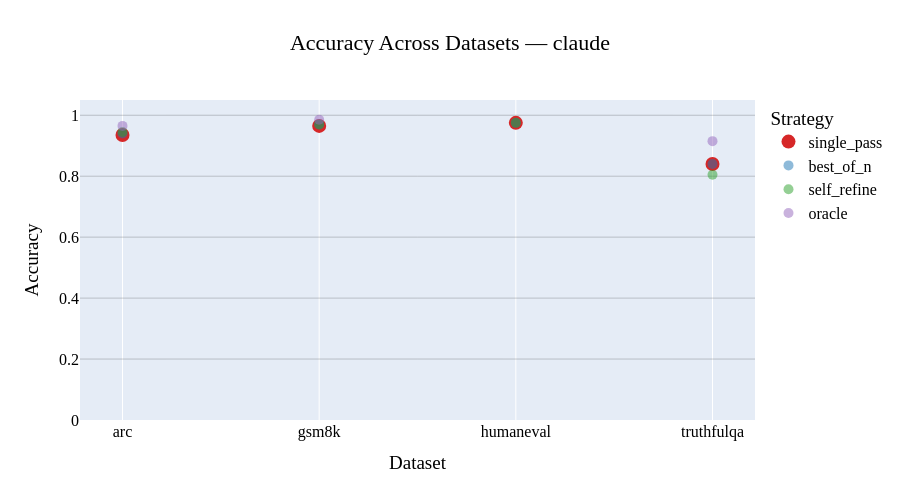

The cell this chart's notebook holds for it:
### Code cell
def plot_model_accuracy_scatter(df: pd.DataFrame, model_name: str):
    """
    Single scatter plot for one model.

    x-axis: dataset/task
    y-axis: accuracy
    color: strategy
    """

    model_df = df[df["model"] == model_name].copy()

    tasks = ["arc", "gsm8k", "humaneval", "truthfulqa"]
    strategies = ["single_pass", "best_of_n", "self_refine", "oracle"]

    colors = {
        "single_pass": "#d62728",
        "best_of_n": "#1f77b4",
        "self_refine": "#2ca02c",
        "oracle": "#9467bd"
    }

    fig = go.Figure()

    for strategy in strategies:

        strat_df = model_df[model_df["strategy"] == strategy]

        fig.add_trace(
            go.Scatter(
                x=strat_df["task"],
                y=strat_df["accuracy_mean"],
                mode="markers",
                name=strategy,
                opacity = 1.0 if strategy == "single_pass" else 0.5,
                marker=dict(
                    size = 14 if strategy == "single_pass" else 10,
                    color=colors[strategy]
                ),

            )
        )

    fig.update_layout(
        title=f"Accuracy Across Datasets — {model_name}",
        xaxis_title="Dataset",
        yaxis_title="Accuracy",
        yaxis=dict(range=[0.0, 1.05]),
        width=900,
        height=500,
        legend_title="Strategy",
        title_x=0.5,
        font=dict(
            family="Aptos",
            size=16,
            color="black"
        )
    )

    fig.update_yaxes(
        showgrid=True,
        gridwidth=1,
        gridcolor="rgba(0,0,0,0.2)",
        zeroline=False
    )

    return fig


fig = plot_model_accuracy_scatter(df_master, model_name="claude")
fig.show()

### Figure 1 — Plotly figure (JSON) as saved in the notebook; plotly's stock layout.template omitted (floating-point values rounded to 4 significant figures)
{"data": [{"marker": {"color": "#d62728", "size": 14}, "mode": "markers", "name": "single_pass", "opacity": 1, "type": "scatter", "x": ["arc", "gsm8k", "humaneval", "truthfulqa"], "y": [0.935, 0.965, 0.975, 0.84]}, {"marker": {"color": "#1f77b4", "size": 10}, "mode": "markers", "name": "best_of_n", "opacity": 0.5, "type": "scatter", "x": ["arc", "gsm8k", "humaneval", "truthfulqa"], "y": [0.94, 0.97, 0.975, 0.84]}, {"marker": {"color": "#2ca02c", "size": 10}, "mode": "markers", "name": "self_refine", "opacity": 0.5, "type": "scatter", "x": ["arc", "gsm8k", "humaneval", "truthfulqa"], "y": [0.945, 0.97, 0.975, 0.805]}, {"marker": {"color": "#9467bd", "size": 10}, "mode": "markers", "name": "oracle", "opacity": 0.5, "type": "scatter", "x": ["arc", "gsm8k", "truthfulqa"], "y": [0.965, 0.985, 0.915]}], "layout": {"font": {"color": "black", "family": "Aptos", "size": 16}, "height": 500, "legend": {"title": {"text": "Strategy"}}, "title": {"text": "Accuracy Across Datasets — claude", "x": 0.5}, "width": 900, "xaxis": {"title": {"text": "Dataset"}}, "yaxis": {"gridcolor": "rgba(0,0,0,0.2)", "gridwidth": 1, "range": [0, 1.05], "showgrid": true, "title": {"text": "Accuracy"}, "zeroline": false}}}
